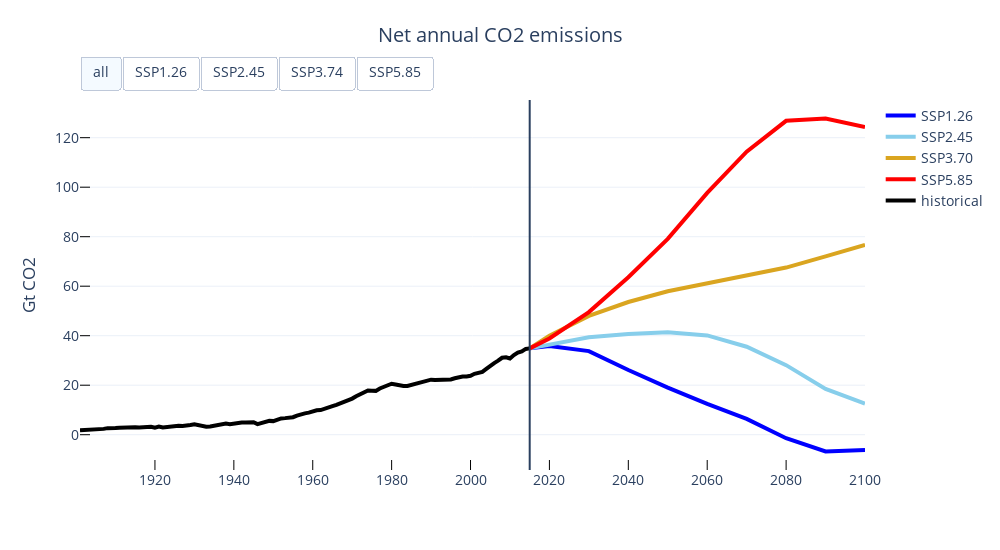

Here is the notebook cell this chart was saved with:
### Code cell
fig = go.Figure()

# Add mean temperature values
fig.add_trace(go.Scatter(x=timespan_proj, y=ssp126, mode='lines', line=dict(color='blue', width=4), 
                         name='SSP1.26', hovertemplate='SSP1.26'))
fig.add_trace(go.Scatter(x=timespan_proj, y=ssp245, mode='lines', line=dict(color='skyblue', width=4),
                         name='SSP2.45', hovertemplate='SSP2.45'))
fig.add_trace(go.Scatter(x=timespan_proj, y=ssp370, mode='lines', line=dict(color='goldenrod', width=4),
                         name='SSP3.70', hovertemplate='SSP3.70'))
fig.add_trace(go.Scatter(x=timespan_proj, y=ssp585, mode='lines', line=dict(color='red', width=4),
                         name='SSP5.85', hovertemplate='SSP5.85'))


# Add historical data
fig.add_trace(go.Scatter(x=timespan_hist, y=historical, mode='lines', line=dict(color='black', width=4),
                         name='historical', hovertemplate='historical'))


# Add vertical line and format axis
fig.add_vline(x=timespan_proj[0])
fig.update_xaxes(showgrid=False, zeroline=False, ticks="inside", 
                 tickwidth=1, tickcolor='black', ticklen=10)
fig.update_yaxes(showgrid=True, zeroline=False, ticks="inside", 
                 tickwidth=1, tickcolor='black', ticklen=10)
fig.update_layout(legend_itemclick=False,
                  legend_itemdoubleclick=False)




# # Text for textbox which appears when pressing the scenario buttons
ssp126_text = ('<b>SSP1.26: Sustainability</b><br>' 
               'A gradual, global shift to a path that addresses <br> equal and sustainable developments. <br> '
               'Av. Temp rise: 1.7 – 1.8°C <br> '
               'Paris goals reached: &#9989;'
              )
ssp245_text = ('<b>SSP2.45: Middle of the Road </b><br>'
               'The global shift in terms of sustainable social,<br> '
               'economic and technological trends are not very <br>'
               'different from historical trends. <br>'
               'Av. Temp rise: 2 – 3°C <br>'
               'Paris goals reached: &#9989; / &#10060;'
              )
ssp370_text = ('<b>SSP3.70: Regional Rivalry</b><br> '
               'Shift to increasing concern for national or regional<br>'
               'policies with regards to energy and food security<br>'
               'goals with material-intensive consumption. <br>'
               'Av. Temp rise: 3 – 4°C <br>'
               'Paris goals reached: &#10060;'
              )
ssp585_text = ('<b>SSP 5.85: Fossil-fuelled development</b><br>'
               'Increasing reliance on a competitive, fossil fuel-driven <br>'
               'economy in a globally integrated market leads to a<br>'
               'rapid growth in the global economy. Populations peak<br>'
               'and subsequently decline in the 21st Century.<br>'
               'Av. Temp rise: > 5°C<br>'
               'Paris goals reached: &#10060;'
              )
box_ref = ('Sources: <br>'
           'Riahi et al. 2017, <i>Global Environmental Change</i><br>'
           'Rogeli et al. 2018, <i>Nature Climate Change</i>'
          )



# Buttons
fig.update_layout(
    width=1000, height=550,
    template="plotly_white",
    updatemenus=[
        dict(
            type="buttons",
            showactive=True,
            direction = "left",
            xanchor="left", 
            yanchor="top",
            x=0,
            y=1.12,

            buttons=list(
                [
                    dict(
                        label='all',
                        method="update",
                        args=[{"line.color":['blue', 'skyblue', 'goldenrod', 'red', 'black'],
                               "opacity":[1, 1, 1, 1,]},
                              {"annotations":[]}
                             ],
                    ),                    
                    dict(
                        label='SSP1.26',
                        method="update",
                        args=[{"line.color":['blue', 'gray', 'gray', 'gray', 'black'],
                               "opacity":[1, 0.2, 0.2, 0.2, 1]},
                               {"annotations":[dict(x=timespan_hist[55], y=115, 
                                                    xanchor='center',
                                                    yanchor='top',
                                                    text=ssp126_text, font=dict(size=11),
                                                    showarrow=False, 
                                                    bordercolor="gray",
                                                    hovertext=box_ref,
                                                    borderwidth=1, borderpad=4, 
                                                    bgcolor=c_alpha('white', 1))]}
                             ]
                    ),
                    dict(
                        label='SSP2.45',
                        method="update",
                        args=[{"line.color":['gray', 'skyblue', 'gray', 'gray', 'black'],
                               "opacity":[0.2, 1, 0.2, 0.2, 1]},
                               {"annotations":[dict(x=timespan_hist[55], y=115, 
                                                    xanchor='center',
                                                    yanchor='top',
                                                    text=ssp245_text, font=dict(size=11),
                                                    showarrow=False, 
                                                    bordercolor="gray",
                                                    hovertext=box_ref,
                                                    borderwidth=1, borderpad=4, 
                                                    bgcolor=c_alpha('white', 1))]}
                             ]
                    ),
                    dict(
                        label='SSP3.74',
                        method="update",
                        args=[{"line.color":['gray', 'gray', 'goldenrod', 'gray', 'black'],
                               "opacity":[0.2, 0.2, 1, 0.2, 1]},
                               {"annotations":[dict(x=timespan_hist[55], y=115, 
                                                    xanchor='center',
                                                    yanchor='top',
                                                    text=ssp370_text, font=dict(size=11),
                                                    showarrow=False, 
#                                                     height=105,
                                                    bordercolor="gray",
                                                    hovertext=box_ref,
                                                    borderwidth=1, borderpad=4, 
                                                    bgcolor=c_alpha('white', 1))]}
                             ]
                    ),
                    dict(
                        label='SSP5.85',
                        method="update",
                        args=[{"line.color":['gray', 'gray', 'gray', 'red', 'black'],
                               "opacity":[0.2, 0.2, 0.2, 1, 1]},
                               {"annotations":[dict(x=timespan_hist[55], y=115, 
                                                    xanchor='center',
                                                    yanchor='top',
                                                    text=ssp585_text, font=dict(size=11),
#                                                     height=105,
                                                    showarrow=False, 
                                                    bordercolor="gray",
                                                    hovertext=box_ref,
                                                    borderwidth=1, borderpad=4, 
                                                    bgcolor=c_alpha('white', 1))]}
                             ]
                    ),
                ]
            ),
        )
        
    ]
)

# Title
fig.update_layout(
    title={'text':"Net annual CO2 emissions", 'xanchor':'center', 'x':0.5, 'y':0.95},
    yaxis_title="Gt CO2",
    font=dict(size=14,)
)

fig.write_html("CO2_emissions.html")
fig.show()

### Figure 1 — Plotly figure (JSON) as saved in the notebook; plotly's stock layout.template omitted (floating-point values rounded to 4 significant figures)
{"data": [{"hovertemplate": "SSP1.26", "line": {"color": "blue", "width": 4}, "mode": "lines", "name": "SSP1.26", "type": "scatter", "x": ["2015-01-01T00:00:00", "2020-01-01T00:00:00", "2030-01-01T00:00:00", "2040-01-01T00:00:00", "2050-01-01T00:00:00", "2060-01-01T00:00:00", "2070-01-01T00:00:00", "2080-01-01T00:00:00", "2090-01-01T00:00:00", "2100-01-01T00:00:00"], "y": [34.88, 35.86, 33.78, 26.13, 18.99, 12.42, 6.399, -1.418, -6.782, -6.191]}, {"hovertemplate": "SSP2.45", "line": {"color": "skyblue", "width": 4}, "mode": "lines", "name": "SSP2.45", "type": "scatter", "x": ["2015-01-01T00:00:00", "2020-01-01T00:00:00", "2030-01-01T00:00:00", "2040-01-01T00:00:00", "2050-01-01T00:00:00", "2060-01-01T00:00:00", "2070-01-01T00:00:00", "2080-01-01T00:00:00", "2090-01-01T00:00:00", "2100-01-01T00:00:00"], "y": [34.88, 36.48, 39.38, 40.69, 41.43, 40.12, 35.55, 28.1, 18.5, 12.59]}, {"hovertemplate": "SSP3.70", "line": {"color": "goldenrod", "width": 4}, "mode": "lines", "name": "SSP3.70", "type": "scatter", "x": ["2015-01-01T00:00:00", "2020-01-01T00:00:00", "2030-01-01T00:00:00", "2040-01-01T00:00:00", "2050-01-01T00:00:00", "2060-01-01T00:00:00", "2070-01-01T00:00:00", "2080-01-01T00:00:00", "2090-01-01T00:00:00", "2100-01-01T00:00:00"], "y": [34.88, 39.98, 47.98, 53.62, 57.97, 61.07, 64.3, 67.52, 72.04, 76.72]}, {"hovertemplate": "SSP5.85", "line": {"color": "red", "width": 4}, "mode": "lines", "name": "SSP5.85", "type": "scatter", "x": ["2015-01-01T00:00:00", "2020-01-01T00:00:00", "2030-01-01T00:00:00", "2040-01-01T00:00:00", "2050-01-01T00:00:00", "2060-01-01T00:00:00", "2070-01-01T00:00:00", "2080-01-01T00:00:00", "2090-01-01T00:00:00", "2100-01-01T00:00:00"], "y": [34.88, 38.88, 49.53, 63.62, 79.12, 97.72, 114.4, 126.8, 127.7, 124.3]}, {"hovertemplate": "historical", "line": {"color": "black", "width": 4}, "mode": "lines", "name": "historical", "type": "scatter", "x": ["1900-12-31T00:00:00", "1901-12-31T00:00:00", "1902-12-31T00:00:00", "1903-12-31T00:00:00", "1904-12-31T00:00:00", "1905-12-31T00:00:00", "1906-12-31T00:00:00", "1907-12-31T00:00:00", "1908-12-31T00:00:00", "1909-12-31T00:00:00", "1910-12-31T00:00:00", "1911-12-31T00:00:00", "1912-12-31T00:00:00", "1913-12-31T00:00:00", "1914-12-31T00:00:00", "1915-12-31T00:00:00", "1916-12-31T00:00:00", "1917-12-31T00:00:00", "1918-12-31T00:00:00", "1919-12-31T00:00:00", "1920-12-31T00:00:00", "1921-12-31T00:00:00", "1922-12-31T00:00:00", "1923-12-31T00:00:00", "1924-12-31T00:00:00", "1925-12-31T00:00:00", "1926-12-31T00:00:00", "1927-12-31T00:00:00", "1928-12-31T00:00:00", "1929-12-31T00:00:00", "1930-12-31T00:00:00", "1931-12-31T00:00:00", "1932-12-31T00:00:00", "1933-12-31T00:00:00", "1934-12-31T00:00:00", "1935-12-31T00:00:00", "1936-12-31T00:00:00", "1937-12-31T00:00:00", "1938-12-31T00:00:00", "1939-12-31T00:00:00", "1940-12-31T00:00:00", "1941-12-31T00:00:00", "1942-12-31T00:00:00", "1943-12-31T00:00:00", "1944-12-31T00:00:00", "1945-12-31T00:00:00", "1946-12-31T00:00:00", "1947-12-31T00:00:00", "1948-12-31T00:00:00", "1949-12-31T00:00:00", "1950-12-31T00:00:00", "1951-12-31T00:00:00", "1952-12-31T00:00:00", "1953-12-31T00:00:00", "1954-12-31T00:00:00", "1955-12-31T00:00:00", "1956-12-31T00:00:00", "1957-12-31T00:00:00", "1958-12-31T00:00:00", "1959-12-31T00:00:00", "1960-12-31T00:00:00", "1961-12-31T00:00:00", "1962-12-31T00:00:00", "1963-12-31T00:00:00", "1964-12-31T00:00:00", "1965-12-31T00:00:00", "1966-12-31T00:00:00", "1967-12-31T00:00:00", "1968-12-31T00:00:00", "1969-12-31T00:00:00", "1970-12-31T00:00:00", "1971-12-31T00:00:00", "1972-12-31T00:00:00", "1973-12-31T00:00:00", "1974-12-31T00:00:00", "1975-12-31T00:00:00", "1976-12-31T00:00:00", "1977-12-31T00:00:00", "1978-12-31T00:00:00", "1979-12-31T00:00:00", "1980-12-31T00:00:00", "1981-12-31T00:00:00", "1982-12-31T00:00:00", "1983-12-31T00:00:00", "1984-12-31T00:00:00", "1985-12-31T00:00:00", "1986-12-31T00:00:00", "1987-12-31T00:00:00", "1988-12-31T00:00:00", "1989-12-31T00:00:00", "1990-12-31T00:00:00", "1991-12-31T00:00:00", "1992-12-31T00:00:00", "1993-12-31T00:00:00", "1994-12-31T00:00:00", "1995-12-31T00:00:00", "1996-12-31T00:00:00", "1997-12-31T00:00:00", "1998-12-31T00:00:00", "1999-12-31T00:00:00", "2000-12-31T00:00:00", "2001-12-31T00:00:00", "2002-12-31T00:00:00", "2003-12-31T00:00:00", "2004-12-31T00:00:00", "2005-12-31T00:00:00", "2006-12-31T00:00:00", "2007-12-31T00:00:00", "2008-12-31T00:00:00", "2009-12-31T00:00:00", "2010-12-31T00:00:00", "2011-12-31T00:00:00", "2012-12-31T00:00:00", "2013-12-31T00:00:00", "2014-12-31T00:00:00"], "y": [1.785, 1.845, 1.899, 2.072, 2.103, 2.239, 2.356, 2.658, 2.571, 2.667, 2.8, 2.856, 2.998, 3.252, 2.966, 2.935, 3.162, 3.276, 3.243, 2.852, 3.298, 2.897, 3.079, 3.5, 3.54, 3.587, 3.541, 3.907, 3.922, 4.215, 3.908, 3.527, 3.204, 3.36, 3.641, 3.822, 4.184, 4.476, 4.221, 4.48, 4.843, 4.932, 4.94, 5.098, 5.037, 4.28, 4.692, 5.256, 5.586, 5.49, 6.141, 6.58, 6.701, 6.894, 7.07, 7.732, 8.281, 8.621, 8.916, 9.41, 9.866, 9.94, 10.35, 10.96, 11.52, 12.05, 12.62, 13.05, 13.78, 14.6, 15.54, 16.21, 16.92, 17.89, 17.8, 17.72, 18.69, 19.3, 20.08, 20.61, 20.32, 19.92, 19.69, 19.7, 20.17, 20.38, 20.74, 21.3, 21.98, 22.24, 22.14, 22.17, 22.01, 22.18, 22.33, 22.82, 23.29, 23.5, 23.54, 23.78, 24.6, 24.85, 25.36, 26.56, 27.94, 28.95, 29.91, 31.08, 31.29, 30.79, 32.19, 33.2, 33.67, 34.66, 34.88, 34.88]}], "layout": {"font": {"size": 14}, "height": 550, "legend": {"itemclick": false, "itemdoubleclick": false}, "shapes": [{"type": "line", "x0": "2015-01-01T00:00:00", "x1": "2015-01-01T00:00:00", "xref": "x", "y0": 0, "y1": 1, "yref": "y domain"}], "title": {"text": "Net annual CO2 emissions", "x": 0.5, "xanchor": "center", "y": 0.95}, "updatemenus": [{"buttons": [{"args": [{"line.color": ["blue", "skyblue", "goldenrod", "red", "black"], "opacity": [1, 1, 1, 1]}, {"annotations": []}], "label": "all", "method": "update"}, {"args": [{"line.color": ["blue", "gray", "gray", "gray", "black"], "opacity": [1, 0.2, 0.2, 0.2, 1]}, {"annotations": [{"bgcolor": "rgba(1.0, 1.0, 1.0, 1)", "bordercolor": "gray", "borderpad": 4, "borderwidth": 1, "font": {"size": 11}, "hovertext": "Sources: <br>Riahi et al. 2017, <i>Global Environmental Change</i><br>Rogeli et al. 2018, <i>Nature Climate Change</i>", "showarrow": false, "text": "<b>SSP1.26: Sustainability</b><br>A gradual, global shift to a path that addresses <br> equal and sustainable developments. <br> Av. Temp rise: 1.7 – 1.8°C <br> Paris goals reached: &#9989;", "x": "1955-12-31T00:00:00", "xanchor": "center", "y": 115, "yanchor": "top"}]}], "label": "SSP1.26", "method": "update"}, {"args": [{"line.color": ["gray", "skyblue", "gray", "gray", "black"], "opacity": [0.2, 1, 0.2, 0.2, 1]}, {"annotations": [{"bgcolor": "rgba(1.0, 1.0, 1.0, 1)", "bordercolor": "gray", "borderpad": 4, "borderwidth": 1, "font": {"size": 11}, "hovertext": "Sources: <br>Riahi et al. 2017, <i>Global Environmental Change</i><br>Rogeli et al. 2018, <i>Nature Climate Change</i>", "showarrow": false, "text": "<b>SSP2.45: Middle of the Road </b><br>The global shift in terms of sustainable social,<br> economic and technological trends are not very <br>different from historical trends. <br>Av. Temp rise: 2 – 3°C <br>Paris goals reached: &#9989; / &#10060;", "x": "1955-12-31T00:00:00", "xanchor": "center", "y": 115, "yanchor": "top"}]}], "label": "SSP2.45", "method": "update"}, {"args": [{"line.color": ["gray", "gray", "goldenrod", "gray", "black"], "opacity": [0.2, 0.2, 1, 0.2, 1]}, {"annotations": [{"bgcolor": "rgba(1.0, 1.0, 1.0, 1)", "bordercolor": "gray", "borderpad": 4, "borderwidth": 1, "font": {"size": 11}, "hovertext": "Sources: <br>Riahi et al. 2017, <i>Global Environmental Change</i><br>Rogeli et al. 2018, <i>Nature Climate Change</i>", "showarrow": false, "text": "<b>SSP3.70: Regional Rivalry</b><br> Shift to increasing concern for national or regional<br>policies with regards to energy and food security<br>goals with material-intensive consumption. <br>Av. Temp rise: 3 – 4°C <br>Paris goals reached: &#10060;", "x": "1955-12-31T00:00:00", "xanchor": "center", "y": 115, "yanchor": "top"}]}], "label": "SSP3.74", "method": "update"}, {"args": [{"line.color": ["gray", "gray", "gray", "red", "black"], "opacity": [0.2, 0.2, 0.2, 1, 1]}, {"annotations": [{"bgcolor": "rgba(1.0, 1.0, 1.0, 1)", "bordercolor": "gray", "borderpad": 4, "borderwidth": 1, "font": {"size": 11}, "hovertext": "Sources: <br>Riahi et al. 2017, <i>Global Environmental Change</i><br>Rogeli et al. 2018, <i>Nature Climate Change</i>", "showarrow": false, "text": "<b>SSP 5.85: Fossil-fuelled development</b><br>Increasing reliance on a competitive, fossil fuel-driven <br>economy in a globally integrated market leads to a<br>rapid growth in the global economy. Populations peak<br>and subsequently decline in the 21st Century.<br>Av. Temp rise: > 5°C<br>Paris goals reached: &#10060;", "x": "1955-12-31T00:00:00", "xanchor": "center", "y": 115, "yanchor": "top"}]}], "label": "SSP5.85", "method": "update"}], "direction": "left", "showactive": true, "type": "buttons", "x": 0, "xanchor": "left", "y": 1.12, "yanchor": "top"}], "width": 1000, "xaxis": {"showgrid": false, "tickcolor": "black", "ticklen": 10, "ticks": "inside", "tickwidth": 1, "zeroline": false}, "yaxis": {"showgrid": true, "tickcolor": "black", "ticklen": 10, "ticks": "inside", "tickwidth": 1, "title": {"text": "Gt CO2"}, "zeroline": false}}}
